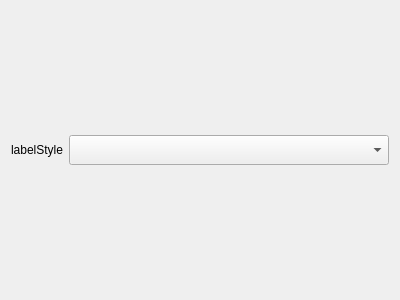
<?xml version="1.0" encoding="UTF-8"?>
<ui version="4.0">
 <class>ParametersWidget</class>
 <widget class="QWidget" name="ParametersWidget">
  <property name="windowModality">
   <enum>Qt::ApplicationModal</enum>
  </property>
  <property name="geometry">
   <rect>
    <x>0</x>
    <y>0</y>
    <width>400</width>
    <height>300</height>
   </rect>
  </property>
  <property name="minimumSize">
   <size>
    <width>170</width>
    <height>60</height>
   </size>
  </property>
  <property name="windowTitle">
   <string>Form</string>
  </property>
  <layout class="QVBoxLayout" name="verticalLayout">
   <item>
    <layout class="QFormLayout" name="formLayout">
     <property name="sizeConstraint">
      <enum>QLayout::SetMaximumSize</enum>
     </property>
     <property name="fieldGrowthPolicy">
      <enum>QFormLayout::ExpandingFieldsGrow</enum>
     </property>
     <property name="labelAlignment">
      <set>Qt::AlignLeading|Qt::AlignLeft|Qt::AlignTop</set>
     </property>
     <property name="formAlignment">
      <set>Qt::AlignLeading|Qt::AlignLeft|Qt::AlignTop</set>
     </property>
     <property name="horizontalSpacing">
      <number>6</number>
     </property>
     <property name="verticalSpacing">
      <number>6</number>
     </property>
     <item row="0" column="0">
      <widget class="QLabel" name="labelStyleBox">
       <property name="sizePolicy">
        <sizepolicy hsizetype="Expanding" vsizetype="Expanding">
         <horstretch>0</horstretch>
         <verstretch>0</verstretch>
        </sizepolicy>
       </property>
       <property name="maximumSize">
        <size>
         <width>16777215</width>
         <height>30</height>
        </size>
       </property>
       <property name="mouseTracking">
        <bool>true</bool>
       </property>
       <property name="text">
        <string>labelStyle</string>
       </property>
      </widget>
     </item>
     <item row="0" column="1">
      <widget class="QComboBox" name="selectStyleBox">
       <property name="sizePolicy">
        <sizepolicy hsizetype="Expanding" vsizetype="Expanding">
         <horstretch>0</horstretch>
         <verstretch>0</verstretch>
        </sizepolicy>
       </property>
       <property name="mouseTracking">
        <bool>true</bool>
       </property>
      </widget>
     </item>
    </layout>
   </item>
  </layout>
 </widget>
 <resources/>
 <connections/>
</ui>
